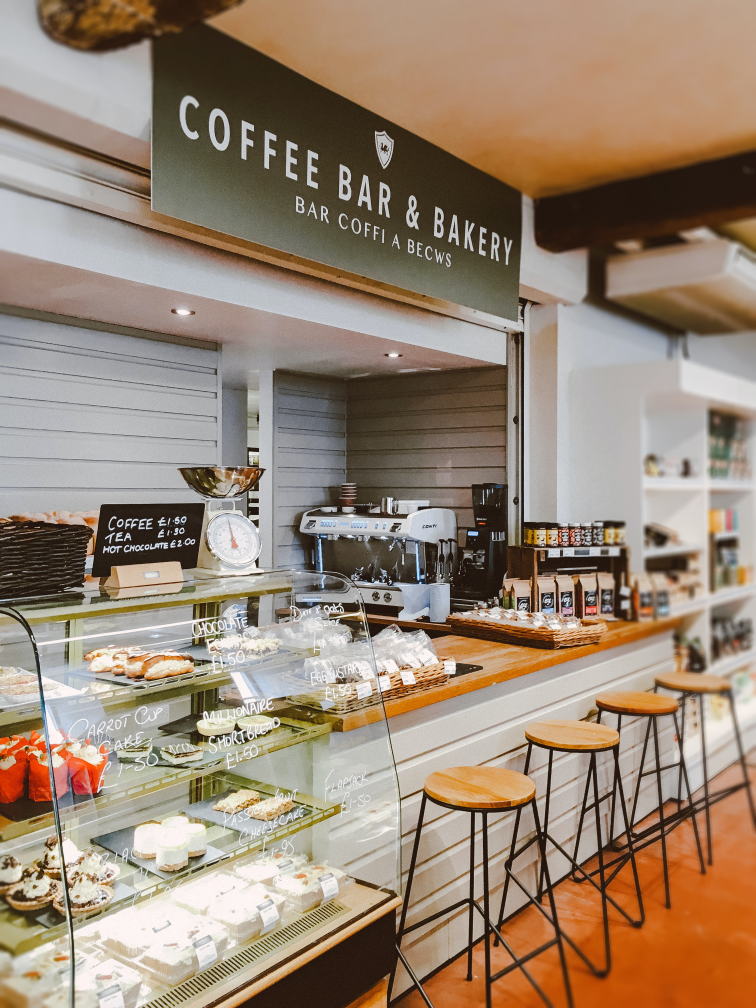
#> input picture Imagens/Padaria.jpg, 3024 x 4032 px, found by its file name (shown at 1/4 size)
$ python 'Efeito Sepia  - Versão 1.1.0.py'
#> lines starting #> are read from the running program, lines starting #| are printed output that depends on the picture; after the words box and inside, x2 and y2 are one past the last pixel; in counts of white or black regions, pixels touching at a corner belong together
#
########################################################################
# Importação das Bibliotecas Necessárias
########################################################################
#
import cv2 as cv
import os
import numpy as np
from pathlib import Path

#
########################################################################
# Funções de Apoio
########################################################################
#
def EfeitoSepia ( imgTemporario ):
    # convertendo para float para evitar perdas
    imgTemporario = np.array(imgTemporario, dtype=np.float64)

    Matriz = np.matrix ([
                            [0.272, 0.534, 0.131],
                            [0.349, 0.686, 0.168],
                            [0.393, 0.769, 0.189]
                        ])

    # multiplicando a imagem com matriz sépia
    imgTemporario = cv.transform ( imgTemporario, Matriz )

    # normalizando valores maiores que 255 a 255
    imgTemporario[np.where(imgTemporario > 255)] = 255
    imgTemporario = np.array(imgTemporario, dtype=np.uint8)
    return (imgTemporario)

def LimpaTerminal ():
    if os.name == "nt":
       _ = os.system( "cls" )
    else:
      _ = os.system( "clear ")
    return ()

#
########################################################################
# Definições Gerais
########################################################################
#
NomeImagem = "Padaria.jpg"
dirRaiz = Path.home()
dirBase = "LocalCV"
dirImagem = "Imagens"
dirCaminhoImagem = str(Path(dirRaiz, dirBase, dirImagem, NomeImagem))

#
########################################################################
# Lendo e Reduzindo a Imagem
########################################################################
#
imgBase = cv.imread ( dirCaminhoImagem, cv.IMREAD_COLOR)
#> imgBase is the input picture: shape (4032, 3024, 3); mean B, G, R 115.9, 134.1, 153.3

#
########################################################################
# Checando se a Imagem Foi Lida com Sucesso
########################################################################
#
if imgBase is None:
   LimpaTerminal ()
   print( "Não Foi Localizada a Imagem : ", NomeImagem)
   exit ()

#
########################################################################
# Aplicando o Efeito
########################################################################
#
imgReduzida = cv.resize(imgBase, (0,0), fx=0.15, fy=0.15, interpolation = cv.INTER_AREA)
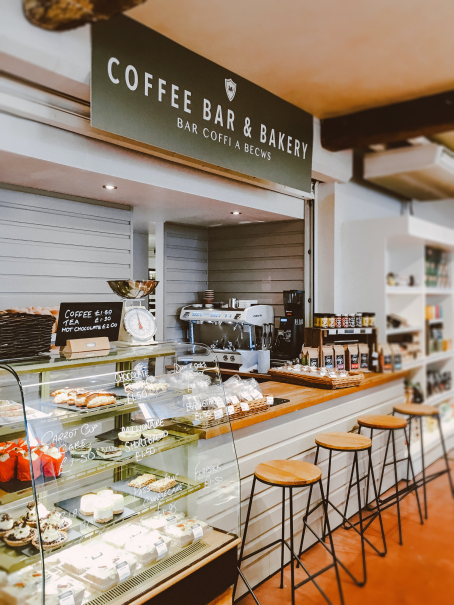
#> imgReduzida: shape (605, 454, 3); mean B, G, R 115.9, 134.1, 153.4
imgSepia = EfeitoSepia ( imgReduzida )
#> in EfeitoSepia, `imgTemporario = cv.transform ( imgTemporario, Matriz )`:
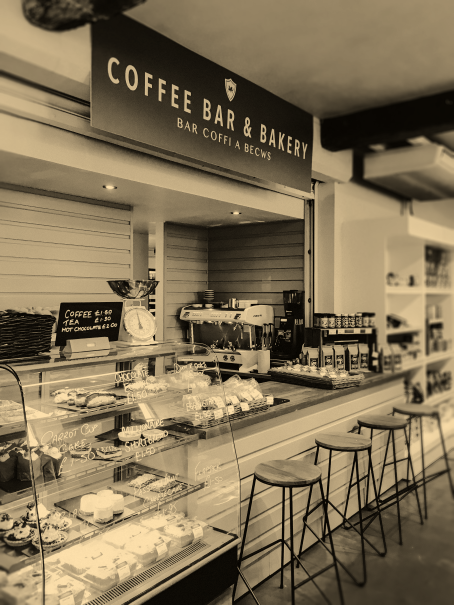
#> imgTemporario: shape (605, 454, 3) float64; mean of channels 0, 1, 2 123.2, 158.2, 177.7; drawn with min black and max white
#> in EfeitoSepia, `imgTemporario[np.where(imgTemporario > 255)] = 255`:
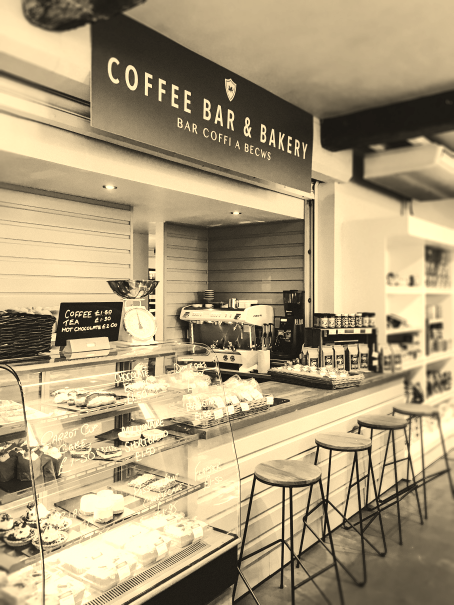
#> imgTemporario: shape (605, 454, 3) float64; 17.94% of pixels changed, all inside (x1, y1, x2, y2) = (0, 10, 454, 605); drawn as B, G, R

#
########################################################################
# Apresentando a Imagem
########################################################################
#
imgTodasImagens = np.hstack(( imgReduzida, imgSepia))
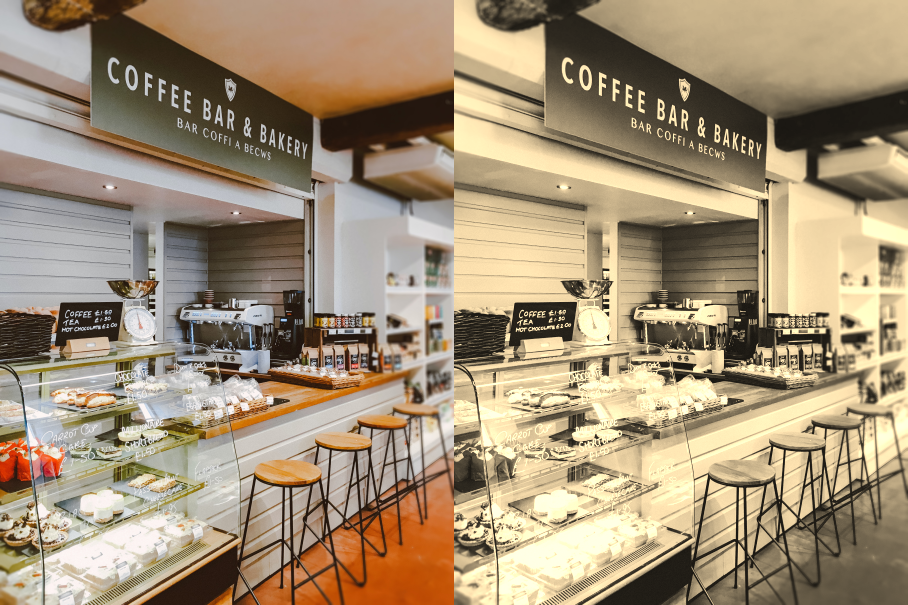
#> imgTodasImagens: shape (605, 908, 3); mean B, G, R 119.3, 145.4, 163.1

cv.imshow ( "Resultado Efeitos", imgTodasImagens)
cv.waitKey(0)
cv.destroyAllWindows()

########################################################################
# FIM DO PROGRAMA
########################################################################

$ run again, with Imagens/AmigosEscritorio.jpg copied over Imagens/Padaria.jpg
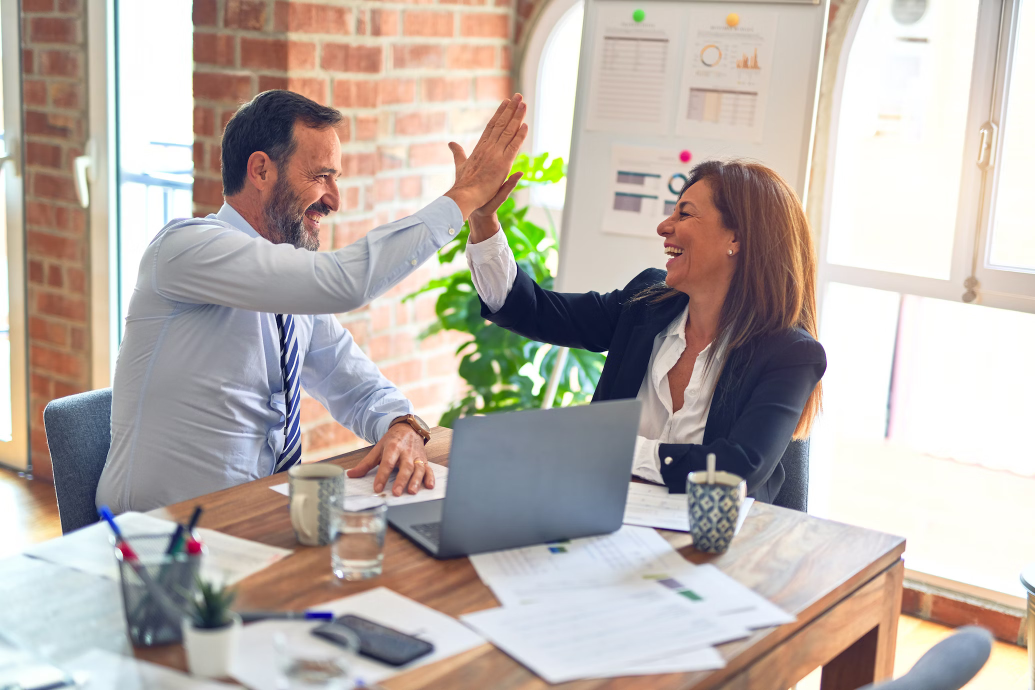
#> input picture Imagens/AmigosEscritorio.jpg, 2070 x 1380 px, found by its file name (shown at 1/2 size)
#> imgBase is the input picture: shape (1380, 2070, 3); mean B, G, R 169.5, 175.7, 185.3
#> in EfeitoSepia, `imgTemporario[np.where(imgTemporario > 255)] = 255`:
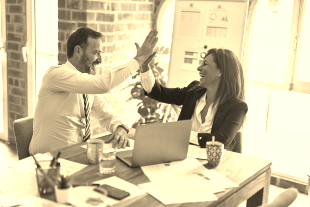
#> imgTemporario: shape (207, 310, 3) float64; mean of channels 0, 1, 2 164.1, 198.8, 210.1; drawn as B, G, R
#> `imgTodasImagens = np.hstack(( imgReduzida, imgSepia))`:
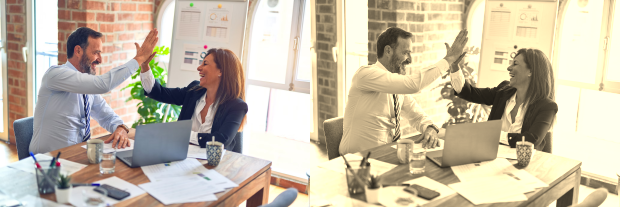
#> imgTodasImagens: shape (207, 620, 3); mean B, G, R 166.5, 187.1, 197.5
